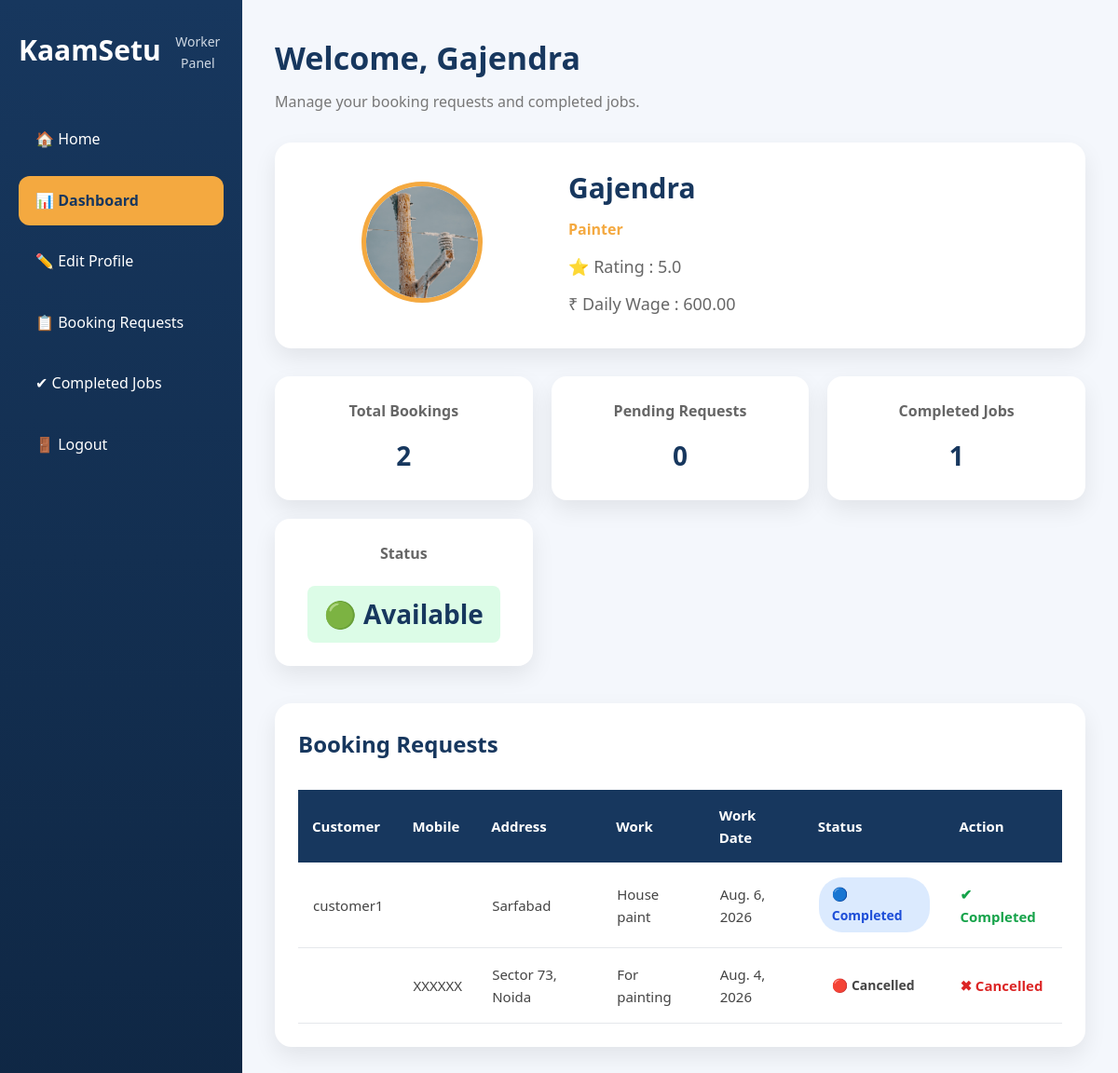
/worker/dashboard/ (signed in), run on an earlier commit of the app's database.
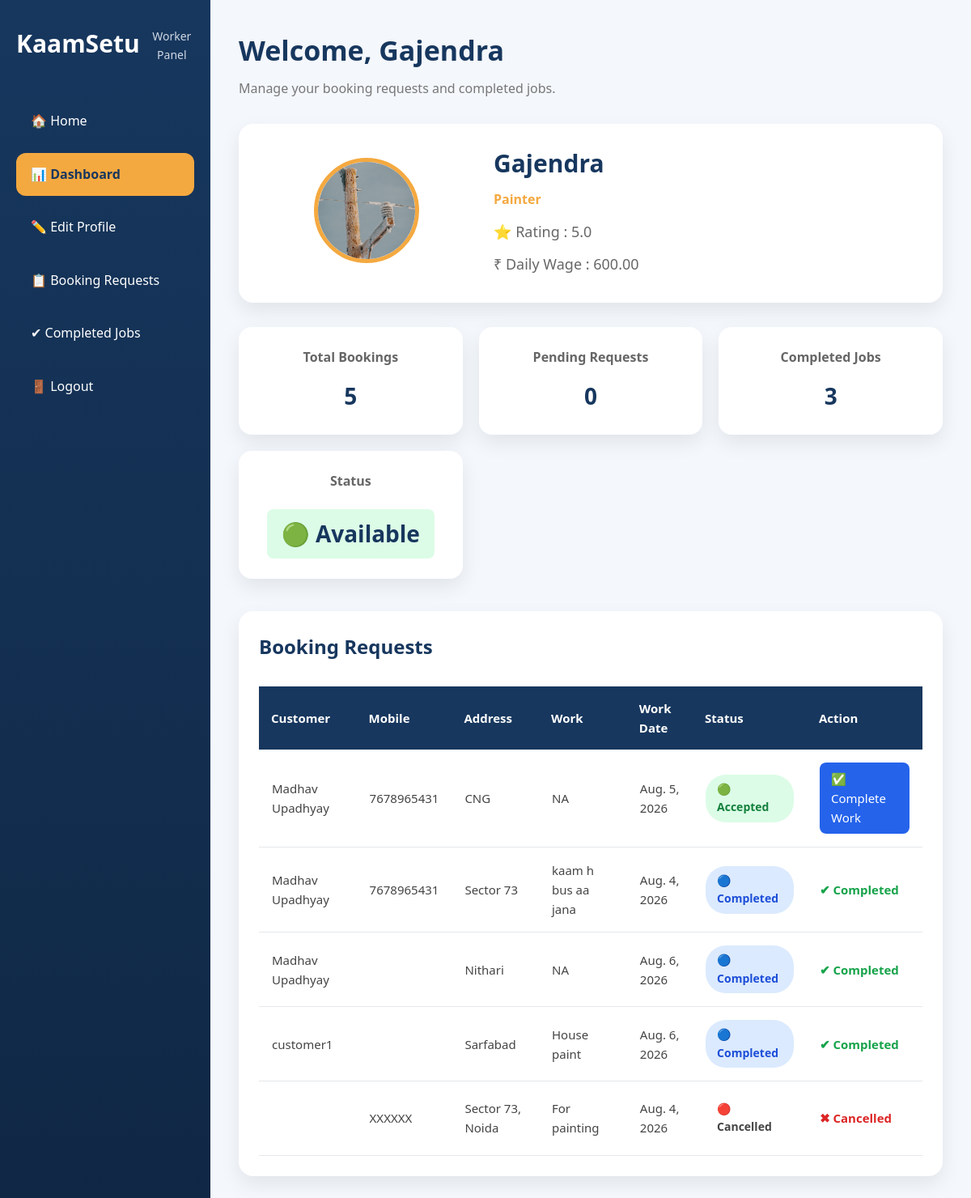
And on a later commit of the database.
### workers/models.py (models this page shows, shortened)
class Worker(models.Model):
    user = models.OneToOneField(
        User,
        on_delete=models.CASCADE,
        null=True,
        blank=True,
        related_name="worker_profile"
    )
    PROFESSION_CHOICES = [
    ("Rajmistri", "राजमिस्त्री"),
    ("Plumber", "प्लम्बर"),
    ("Electrician", "इलेक्ट्रिशियन"),
    ("Painter", "पेंटर"),
    ("Carpenter", "कारपेंटर"),
    ("Welder", "वेल्डर"),
    ("Helper", "हेल्पर"),
    ("AC Repair", "AC रिपेयर"),
]
    name = models.CharField(max_length=100)
    mobile = models.CharField(max_length=15)
    profession = models.CharField(max_length=30, choices=PROFESSION_CHOICES)
    experience = models.PositiveIntegerField(help_text="Experience in years")
    city = models.CharField(max_length=100)
    area = models.CharField(max_length=100)
    daily_wage = models.DecimalField(max_digits=8, decimal_places=2)
    about = models.TextField(blank=True)
    available = models.BooleanField(default=True)
    profile_photo = models.ImageField(upload_to="workers/", blank=True, null=True)
    rating = models.DecimalField(max_digits=2, decimal_places=1, default=5.0)
    reviews = models.PositiveIntegerField(default=0)
    vverified = models.BooleanField(default=False)

### bookings/models.py (models this page shows, shortened)
class Booking(models.Model):
    STATUS_CHOICES = [
        ("Pending", "Pending"),
        ("Accepted", "Accepted"),
        ("Completed", "Completed"),
        ("Cancelled", "Cancelled"),
    ]
    worker = models.ForeignKey(
        Worker,
        on_delete=models.CASCADE,
        related_name="bookings"
    )
    customer = models.ForeignKey(
        User,
        on_delete=models.CASCADE,
        related_name="customer_bookings",
        null=True,
        blank=True
    )
    customer_name = models.CharField(
        max_length=100
    )
    customer_mobile = models.CharField(
        max_length=15,
        blank=True
    )
    customer_address = models.TextField()
    work_date = models.DateField()
    work_description = models.TextField()
    status = models.CharField(
        max_length=20,
        choices=STATUS_CHOICES,
        default="Pending"
    )
    created_at = models.DateTimeField(
        auto_now_add=True
    )

### workers/views.py (the view)
@login_required
def worker_dashboard(request):
    worker = request.user.worker_profile
    bookings = Booking.objects.filter(
        worker=worker
    ).order_by("-created_at")
    total_bookings = bookings.count()
    pending_bookings = bookings.filter(
        status="Pending"
    ).count()
    accepted_bookings = bookings.filter(
        status="Accepted"
    ).count()
    completed_bookings = bookings.filter(
        status="Completed"
    ).count()
    return render(
        request,
        "worker_dashboard.html",
        {
            "worker": worker,
            "bookings": bookings,
            "total_bookings": total_bookings,
            "pending_bookings": pending_bookings,
            "accepted_bookings": accepted_bookings,
            "completed_bookings": completed_bookings,
        }
    )

### templates/worker_dashboard.html (shortened to what this page needs)
{% extends "base.html" %}
{% load static %}
{% block extra_css %}
<link rel="stylesheet" href="{% static 'css/dashboard.css' %}">
{% endblock %}
{% block content %}
<div class="dashboard">
    <aside class="sidebar">
        <div class="logo">
            <h2>KaamSetu</h2>
            <p>Worker Panel</p>
        </div>
        <ul class="menu">
            <li>
                <a href="{% url 'home' %}">
                    🏠 Home
                </a>
            </li>
            <li>
                <a href="{% url 'worker_dashboard' %}" class="active">
                    📊 Dashboard
                </a>
            </li>
            <li>
                <a href="#">
                    ✏️ Edit Profile
                </a>
            </li>
            <li>
                <a href="#booking-requests">
                    📋 Booking Requests
                </a>
            </li>
            <li>
                <a href="#">
                    ✔ Completed Jobs
                </a>
            </li>
            <li>
                <a href="{% url 'logout' %}">
                    🚪 Logout
                </a>
            </li>
        </ul>
    </aside>
    <main class="main-content">
        <div class="top-bar">
            <h1>
                Welcome,
                {{ worker.name }}
            </h1>
            <p>
                Manage your booking requests and completed jobs.
            </p>
        </div>
        <div class="profile-card">
            <div class="profile-image">
                {% if worker.profile_photo %}
                <img src="{{ worker.profile_photo.url }}" alt="Worker">
                {% else %}
                <img src="{% static 'images/worker.png' %}" alt="Worker">
                {% endif %}
            </div>
            <div class="profile-info">
                <h2>{{ worker.name }}</h2>
                <h4>{{ worker.profession }}</h4>
                <p>
                    ⭐ Rating : {{ worker.rating }}
                </p>
                <p>
                    ₹ Daily Wage : {{ worker.daily_wage }}
                </p>
            </div>
        </div>
        <div class="stats">
            <div class="stat-card">
                <h4>Total Bookings</h4>
                <h2>{{ total_bookings }}</h2>
            </div>
            <div class="stat-card">
                <h4>Pending Requests</h4>
                <h2>{{ pending_bookings }}</h2>
            </div>
            <div class="stat-card">
                <h4>Completed Jobs</h4>
                <h2>{{ completed_bookings }}</h2>
            </div>
            <div class="stat-card">
                <h4>Status</h4>
                {% if worker.available %}
                <h2 class="available">
                    🟢 Available
                </h2>
                {% else %}
                <h2 class="busy">
                    🔴 Busy
                </h2>
                {% endif %}
            </div>
        </div>
        <div id="booking-requests" style="margin-top:40px;">
            <div class="profile-card">
                <div style="width:100%;">
                    <h2 style="margin-bottom:20px;">
                        Booking Requests
                    </h2>
                    <div style="overflow-x:auto;">
                        <table class="booking-table">
                            <thead>
                                <tr>
                                    <th>Customer</th>
                                    <th>Mobile</th>
                                    <th>Address</th>
                                    <th>Work</th>
                                    <th>Work Date</th>
                                    <th>Status</th>
                                    <th>Action</th>
                                </tr>
                            </thead>
                            <tbody>
                                {% for booking in bookings %}
                                <tr>
                                    <td>
                                        {{ booking.customer_name }}
                                    </td>
                                    <td>
                                        {% if booking.status == "Accepted" or booking.status == "Completed" %}
                                        {{ booking.customer_mobile }}
                                        {% else %}
                                        {{ booking.customer_mobile|slice:":4" }}XXXXXX
                                        {% endif %}
                                    </td>
                                    <td>
                                        {{ booking.customer_address }}
                                    </td>
                                    <td>
                                        {{ booking.work_description }}
                                    </td>
                                    <td>
                                        {{ booking.work_date }}
                                    </td>
                                    <td>
                                        {% if booking.status == "Pending" %}
                                        <span class="status pending">
                                            🟡 Pending
                                        </span>
                                        {% elif booking.status == "Accepted" %}
                                        <span class="status accepted">
                                            🟢 Accepted
                                        </span>
                                        {% elif booking.status == "Completed" %}
                                        <span class="status completed">
                                            🔵 Completed
                                        </span>
                                        {% elif booking.status == "Cancelled" %}
                                        <span class="status rejected">
                                            🔴 Cancelled
                                        </span>
                                        {% endif %}
                                    </td>
                                    <td>
                                        {% if booking.status == "Pending" %}
                                        <a href="{% url 'update_booking_status' booking.id 'accept' %}"
                                            style="background:#16a34a;color:white;padding:8px 14px;text-decoration:none;border-radius:8px;margin-right:6px;display:inline-block;">
                                            Accept
                                        </a>
                                        <a href="{% url 'update_booking_status' booking.id 'reject' %}"
                                            style="background:#dc2626;color:white;padding:8px 14px;text-decoration:none;border-radius:8px;display:inline-block;">
                                            Reject
                                        </a>
                                        {% elif booking.status == "Accepted" %}
                                        <a href="{% url 'update_booking_status' booking.id 'complete' %}"
                                            style="background:#2563eb;color:white;padding:8px 14px;text-decoration:none;border-radius:8px;display:inline-block;">
                                            ✅ Complete Work
                                        </a>
                                        {% elif booking.status == "Completed" %}
                                        <span style="color:#16a34a;font-weight:600;">
                                            ✔ Completed
                                        </span>
                                        {% elif booking.status == "Cancelled" %}
                                        <span style="color:#dc2626;font-weight:600;">
                                            ✖ Cancelled
                                        </span>
                                        {% endif %}
                                    </td>
                                </tr>
                                {% empty %}
                                <tr>
                                    <td colspan="7" style="text-align:center;padding:35px;">
                                        No Booking Requests
                                    </td>
                                </tr>
                                {% endfor %}
                            </tbody>
                        </table>
                    </div>
                </div>
            </div>
        </div>
    </main>
</div>
{% endblock %}

### templates/base.html (shortened to what this page needs)
{% load static %}
<!DOCTYPE html>
<html lang="en">
<head>
    <link rel="stylesheet" href="{% static 'css/style.css' %}">
    {% block extra_css %}{% endblock %}
</head>
<body>
    {% block content %}
    {% endblock %}
</body>
</html>

### static/css/style.css (style rules this page uses)
* { margin:0; padding:0; box-sizing:border-box; }
body { font-family: "Segoe UI",sans-serif; background:#f8fafc; color:#222; line-height:1.6; }
.logo { display:flex; align-items:center; gap:12px; text-decoration: none; }
html { scroll-behavior:smooth; }
.profile-card { display:flex; gap:60px; background:#fff; border-radius:20px; padding:40px; box-shadow:0 10px 30px rgba(0,0,0,.08); align-items:center; flex-wrap:wrap; }
.profile-image { flex:1; text-align:center; }
.profile-image img { width:260px; height:260px; border-radius:20px; object-fit:cover; }
.profile-info { flex:2; }
.profile-info p { margin:12px 0; font-size:18px; }
.available { display:inline-block; background:#dcfce7; color:#166534; padding:8px 18px; border-radius:8px; margin-top:10px; }

### static/css/dashboard.css (style rules this page uses)
* { margin:0; padding:0; box-sizing:border-box; font-family:"Segoe UI",Tahoma,Geneva,Verdana,sans-serif; }
body { background:#f4f7fc; }
.dashboard { display:flex; min-height:100vh; }
.sidebar { width:260px; background:linear-gradient(180deg,#17375E,#0F2744); color:#fff; position:fixed; left:0; top:0; bottom:0; padding:30px 20px; overflow-y:auto; }
.logo { text-align:center; margin-bottom:40px; }
.logo h2 { font-size:30px; color:#ffffff; margin-bottom:5px; }
.logo p { color:#cfd8e3; font-size:14px; }
.menu { list-style:none; }
.menu li { margin-bottom:12px; }
.menu a { display:block; text-decoration:none; color:#ffffff; padding:14px 18px; border-radius:12px; transition:0.3s; font-size:16px; font-weight:500; }
.menu a.active { background:#f4a940; color:#17375E; font-weight:bold; }
.main-content { margin-left:260px; width:100%; padding:35px; }
.top-bar { margin-bottom:25px; }
.top-bar h1 { color:#17375E; font-size:34px; margin-bottom:8px; }
.top-bar p { color:#777; font-size:16px; }
.profile-card { background:#ffffff; border-radius:18px; padding:25px; display:flex; align-items:center; gap:25px; box-shadow:0 10px 25px rgba(0,0,0,.08); margin-bottom:30px; }
.profile-image img { width:130px; height:130px; object-fit:cover; border-radius:50%; border:5px solid #f4a940; }
.profile-info h2 { color:#17375E; font-size:30px; margin-bottom:8px; }
.profile-info h4 { color:#f4a940; margin-bottom:12px; }
.profile-info p { color:#666; margin-bottom:8px; }
.stats { display:grid; grid-template-columns:repeat(auto-fit,minmax(220px,1fr)); gap:20px; }
.stat-card { background:#ffffff; border-radius:16px; padding:25px; text-align:center; box-shadow:0 10px 25px rgba(0,0,0,.08); transition:.3s; }
.stat-card h4 { color:#666; margin-bottom:12px; font-size:16px; }
.stat-card h2 { color:#17375E; font-size:28px; }
.available { color:green; }
.booking-table { width:100%; border-collapse:collapse; margin-top:10px; }
.booking-table th { background:#17375E; color:#ffffff; padding:15px; text-align:left; font-size:15px; }
.booking-table td { padding:16px; border-bottom:1px solid #e5e7eb; color:#444; font-size:15px; }
.status { display:inline-block; padding:7px 14px; border-radius:25px; font-weight:600; font-size:14px; }
.accepted { background:#dcfce7; color:#15803d; }
.completed { background:#dbeafe; color:#1d4ed8; }
.profile-card h2 { color:#17375E; }
.profile-card { margin-top:30px; }

What changed in the data, as far as the page shows it:
added Booking: customer_name "Madhav Upadhyay", customer_mobile "7678965431", customer_address "CNG", work_description "NA", work_date "Aug. 5, 2026", status "🟢 Accepted"
added Booking: customer_name "Madhav Upadhyay", customer_mobile "7678965431", customer_address "Sector 73", work_description "kaam h bus aa jana", work_date "Aug. 4, 2026", status "🔵 Completed"
added Booking: customer_name "Madhav Upadhyay", customer_address "Nithari", work_description "NA", work_date "Aug. 6, 2026", status "🔵 Completed"
Also different on the page:
{{ total_bookings }}: "2" → "5"
{{ completed_bookings }}: "1" → "3"
